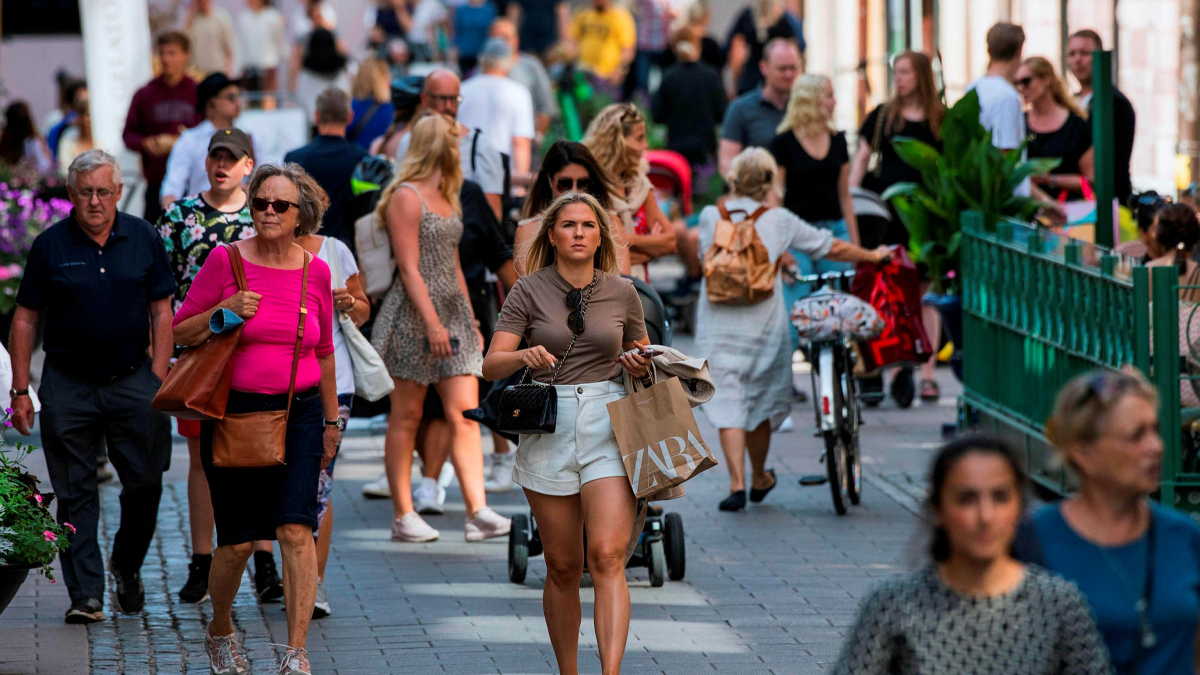
//> input picture images/face-detection/face-detect-2.jpg, 2400 x 1350 px (shown at 1/2 size)
$ ./main   (built with g++ and OpenCV 4)
//> lines starting //> are read from the running program, lines starting //| are printed output that depends on the picture; after the words box and inside, x2 and y2 are one past the last pixel; in counts of white or black regions, pixels touching at a corner belong together
//> further down, img_faces is the input picture: 1350 rows x 2400 cols, CV_8UC3; mean B, G, R 87, 85.4, 93
### inc/mouse.h
#pragma once
#ifndef MOUSE_H

#include "opencv2/highgui/highgui.hpp"
#include <opencv2/opencv.hpp>
#include <iostream>
#include <vector>

using namespace std;
using namespace cv;

vector<Point2f> pointsPlate;
vector<Point2f> destinationPlate;
vector<Point2f> pointsSnooker;
vector<Point2f> destinationSnooker;

// [25 lines left out: functions platePoints, snookerPoints, not called in this run]
#endif

### binary_vision.h
#pragma once
#ifndef BINARY_VISION_H

#include <opencv2/core.hpp>

#include "scaling.h"

using namespace std;
using namespace cv;

/* Binary Vision helper functions */

// Thresholding functions
void binary_regular_threshold_image(const Mat& org_img, Mat& binary_img, int threshold_value);

void binary_otsu_threshold_image(const Mat& org_img, Mat& binary_img, int threshold_value);

void binary_band_threshold_image(const Mat& org_img, Mat& binary_img, int low_threshold_value, int high_threshold_value);

void binary_adaptive_threshold_image(const Mat& org_img, Mat& binary_img, int block_size, double offset);

// Mathematical Morphology functions
void binary_dilate_default(const Mat& org_binary_img, Mat& dilated_img);

void binary_dilate_custom(const Mat& org_binary_img, Mat& dilated_img, int structuring_elem_h, int structuring_elem_w);

void binary_erode_default(const Mat& org_binary_img, Mat& eroded_img);

void binary_erode_custom(const Mat& org_binary_img, Mat& eroded_img, int structuring_elem_h, int structuring_elem_w);

void binary_open_custom(const Mat& org_binary_img, Mat& opened_img, int structuring_elem_h, int structuring_elem_w);

void binary_close_custom(const Mat& org_binary_img, Mat& closed_img, int structuring_elem_h, int structuring_elem_w);

// Draws contours on a copy of passed image with random colours
void extract_contours(const Mat& org_img, Mat& contoured_img, int threshold_value);

#endif

### histogram.h
#pragma once
#ifndef HISTOGRAM_H
#define HISTOGRAM_H

#include <opencv2/core.hpp>

using namespace std;
using namespace cv;


/* Histogram helper functions */
// Draw the passed gray scale histogram
Mat draw_gray_scale_histogram(const MatND& histogram, int hist_size = 256, int hist_w = 512, int hist_h = 400);

// Draw the passed bgr histograms
Mat draw_bgr_histogram(const Mat& b_hist, const Mat& g_hist, const Mat& r_hist, int hist_size, int hist_w = 512, int hist_h = 400);

// Smooth Histogram
void smooth_1D_histogram();

// Compute 1D gray scale histogram for a gray scaled passed image
void compute_1D_gray_scaled_histogram(const Mat& org_gray_scaled_img, MatND& histogram, int hist_size = 256, int hist_w = 512, int hist_h = 400);

// Compute 1D BGR histogram for a gray scaled passed image
void compute_1D_bgr_histogram(const Mat& org_img, Mat& b_hist, Mat& g_hist, Mat& r_hist, int hist_size = 256, int hist_w = 512, int hist_h = 400);

// Compare two histograms based on the passed metric
double compare_histograms(const MatND& histogram_1, const MatND& histogram_2, HistCompMethods comaprassion_metric = HISTCMP_CORREL);

#endif

### blur.h
#pragma once
#ifndef BLUR_H

#include <opencv2/core.hpp>

using namespace std;
using namespace cv;


/* Bluring functions */
// Returns a Gaussian Blured version of the image passed
void gaussian_blur_image(const Mat& org_img, Mat& gaussian_blured_img);

// Returns a Median Blured version of the image passed
void median_blur_image(const Mat& org_img, Mat& median_blured_img);

#endif

### scaling.h
#pragma once
#ifndef SCALING_H

using namespace std;
using namespace cv;

/* Color Scaling functions */
// Creates a Gray Scaled Version of the image passed
void gray_scale_image(const Mat& org_img, Mat& gray_scaled_img);

// Creates a Gray Scaled Version of the image passed
void manual_gray_scale_image(const Mat& org_img, Mat& gray_scaled_img);

// Creates a HSV Scaled Version of the image passed
void BGR_2_HSV(const Mat& org_img, Mat& hsv_img);

/* Color detection functions */
// Returns a Color Detected version of the image passed in color range [lower_bound, upper_bound]
void detect_color(const Mat& hsv_img, Mat& color_detected_img, vector<int>& lower_bound, vector<int>& upper_bound);
#endif

### inc/face_detection.h
#pragma once
#ifndef FACE_DETECTION_H

using namespace std;
using namespace cv;

// Detection of faces in an image or captured frame
// params:
// org_frame: the original image or captured frame
// face_detected_frame: COPY of org_img with detected faces
void face_detection(Mat& org_frame, Mat& face_detected_frame);

// Custom Face detection
// params:
// org_frame: pre-processed gray version of org image or captured frame
// face_detected_frame: COPY of org_img with detected faces
void face_detection_custom(Mat& processed_gray_img, Mat& face_detected_frame);

#endif

### inc/corner_detection.h
#pragma once
#ifndef CORNER_DETECTION_H

#include <iostream>
#include <opencv2/core.hpp>

using namespace std;
using namespace cv;

void harris_corner_detector(Mat& gray, Mat& corner_output_norm, const int neighborhood_size = 3, const int aperture_parameter = 3, const float free_harris_parameter = 0.04);

void draw_harris_corners(Mat& corner_detected_image, const Mat& corner_output_norm, const float radius_size = 4, const Scalar& color = Scalar(0, 0, 255), const int thickness = 2, const int line_type = 8);

void shiTomasi_corner_detector(Mat& gray, vector<Point2f>& corners, const int number_of_corners = 100, const float minimal_quality_of_corners = 0.01, const int minimum_euclidean_distance = 10,
	const int size_of_average_block = 3, const float free_harris_parameter = 0.04);

void draw_shiTomasi_corners(Mat& corner_detected_image, const vector<Point2f>& corners, const float radius_size = 4, const Scalar& color = Scalar(0, 0, 255), const int thickness = 2, const int line_type = 8);

#endif

### inc/edge_detection.h
#pragma once
#ifndef EDGE_DETECTION_H

using namespace std;
using namespace cv;

void laplacian_edge_detection(Mat& gray_img, Mat& edge_detected_img, int kernel_size, int ddepth);

void canny_edge_detection(Mat& gray_img, Mat& edge_detected_img, int lower_threshold, int higher_threshold);

#endif

### inc/transformation.h
#pragma once
#ifndef TRANSFORMATION_H

using namespace std;
using namespace cv;


//// Affine Transforamtion of number plate
//// Transform the image between source points to destination points
//// Number of points needed: 3
////vector<Point2f> sourcePlate, destinationPlate;
////sourcePlate = { Point2f(400,250), Point2f(400,320), Point2f(200,330) };
////destinationPlate = { Point2f(770,350), Point2f(770,450), Point2f(250,370) };
void affline_transform(Mat& org_image, Mat& transformed_image);

//// Perspective Transformation of snooker table
//// Transform the image between source points to destination points
// //// Number of points needed: 4
////vector<Point2f> sourceSnooker, destinationSnooker;
////sourceSnooker = { Point2f(338,645), Point2f(671,650), Point2f(922,916), Point2f(101,919) };
////destinationSnooker = { Point2f(278,223), Point2f(785,220), Point2f(830,905), Point2f(205,907) };
void prespective_transform(Mat& org_image, Mat& transformed_image);

//// Hough transform lines
/// Find potential straight lines
/// params:
///	org_img => colored original img
/// line_detected_img => a COPY of org_img that the lines will be drawn on
void hough_transform_lines(Mat& org_img, Mat& line_detected_img);

//// Hough transform lines probabilistic
/// Find the potential straight lines with a relative probability
/// params:
///	org_img => colored original img
/// line_detected_img => a COPY of org_img that the lines will be drawn on
void hough_transform_lines_prob(Mat& org_img, Mat& line_detected_img);

//// Hough transform circles
/// Find potential circles
/// params:
///	org_img => colored original img
/// line_detected_img => a COPY of org_img that the lines will be drawn on
void hough_transform_circles(Mat& org_img, Mat& circle_detected_img);

#endif

### inc/binary_vision.h
#pragma once
#ifndef BINARY_VISION_H

using namespace std;
using namespace cv;

/* Binary Vision helper functions */

// Thresholding functions
void binary_regular_threshold_image(const Mat& org_img, Mat& binary_img, int threshold_value);

void binary_otsu_threshold_image(const Mat& org_img, Mat& binary_img, int threshold_value);

void binary_band_threshold_image(const Mat& org_img, Mat& binary_img, int low_threshold_value, int high_threshold_value);

void binary_adaptive_threshold_image(const Mat& org_img, Mat& binary_img, int block_size, double offset);

// Mathematical Morphology functions
void binary_dilate_default(const Mat& org_binary_img, Mat& dilated_img);

void binary_dilate_custom(const Mat& org_binary_img, Mat& dilated_img, int structuring_elem_h, int structuring_elem_w);

void binary_erode_default(const Mat& org_binary_img, Mat& eroded_img);

void binary_erode_custom(const Mat& org_binary_img, Mat& eroded_img, int structuring_elem_h, int structuring_elem_w);

void binary_open_custom(const Mat& org_binary_img, Mat& opened_img, int structuring_elem_h, int structuring_elem_w);

void binary_close_custom(const Mat& org_binary_img, Mat& closed_img, int structuring_elem_h, int structuring_elem_w);

// Draws contours on a copy of passed image with random colours
void extract_contours(const Mat& org_img, Mat& contoured_img, int threshold_value);

#endif

### inc/histogram.h
#pragma once
#ifndef HISTOGRAM_H
#define HISTOGRAM_H

#include <opencv2/core.hpp>

using namespace std;
using namespace cv;


/* Histogram helper functions */
// Draw the passed gray scale histogram
Mat draw_gray_scale_histogram(const MatND& histogram, int hist_size = 256, int hist_w = 512, int hist_h = 400);

// Draw the passed bgr histograms
Mat draw_bgr_histogram(const Mat& b_hist, const Mat& g_hist, const Mat& r_hist, int hist_size, int hist_w = 512, int hist_h = 400);

// Smooth Histogram
void smooth_1D_histogram();

// Compute 1D gray scale histogram for a gray scaled passed image
void compute_1D_gray_scaled_histogram(const Mat& org_gray_scaled_img, MatND& histogram, int hist_size = 256, int hist_w = 512, int hist_h = 400);

// Compute 1D BGR histogram for a gray scaled passed image
void compute_1D_bgr_histogram(const Mat& org_img, Mat& b_hist, Mat& g_hist, Mat& r_hist, int hist_size = 256, int hist_w = 512, int hist_h = 400);

// Compare two histograms based on the passed metric
double compare_histograms(const MatND& histogram_1, const MatND& histogram_2, HistCompMethods comaprassion_metric = HISTCMP_CORREL);

#endif

### inc/blur.h
#pragma once
#ifndef BLUR_H

using namespace std;
using namespace cv;


/* Bluring functions */
// Returns a Gaussian Blured version of the image passed
void gaussian_blur_image(const Mat& org_img, Mat& gaussian_blured_img);

// Returns a Median Blured version of the image passed
void median_blur_image(const Mat& org_img, Mat& median_blured_img);

#endif

### inc/scaling.h
#pragma once
#ifndef SCALING_H

using namespace std;
using namespace cv;

/* Color Scaling functions */
// Creates a Gray Scaled Version of the image passed
void gray_scale_image(const Mat& org_img, Mat& gray_scaled_img);

// Creates a Gray Scaled Version of the image passed
void manual_gray_scale_image(const Mat& org_img, Mat& gray_scaled_img);

// Creates a HSV Scaled Version of the image passed
void BGR_2_HSV(const Mat& org_img, Mat& hsv_img);

/* Color detection functions */
// Returns a Color Detected version of the image passed in color range [lower_bound, upper_bound]
void detect_color(const Mat& hsv_img, Mat& color_detected_img, vector<int>& lower_bound, vector<int>& upper_bound);
#endif

### inc/color_bounds.h
#pragma once
#ifndef COLOR_BOUNDS_H

#include <vector>
using namespace std;

vector<int> BLACK_LOWER_BOUND{ 0, 0, 0 };
vector<int> BLACK_UPPER_BOUND{ 180, 255, 30 };

vector<int> WHITE_LOWER_BOUND{ 0, 0, 231 };
vector<int> WHITE_UPPER_BOUND{ 180, 18, 255 };

vector<int> RED1_LOWER_BOUND{ 159, 50, 70 };
vector<int> RED1_UPPER_BOUND{ 180, 255, 255 };

vector<int> RED2_LOWER_BOUND{ 0, 50, 70 };
vector<int> RED2_UPPER_BOUND{ 9, 255, 255 };

vector<int> GREEN_LOWER_BOUND{ 36, 50, 70 };
vector<int> GREEN_UPPER_BOUND{ 89, 255, 255 };

vector<int> BLUE_LOWER_BOUND{ 90, 50, 70 };
vector<int> BLUE_UPPER_BOUND{ 128, 255, 255 };

vector<int> YELLOW_LOWER_BOUND{ 25, 50, 70 };
vector<int> YELLOW_UPPER_BOUND{ 35, 255, 255 };

vector<int> PURPLE_LOWER_BOUND{ 129, 50, 70 };
vector<int> PURPLE_UPPER_BOUND{ 158, 255, 255 };

vector<int> ORANGE_LOWER_BOUND{ 10, 50, 70 };
vector<int> ORANGE_UPPER_BOUND{ 24, 255, 255 };

vector<int> GRAY_LOWER_BOUND{ 0, 0, 40 };
vector<int> GRAY_UPPER_BOUND{ 180, 18, 230 };

#endif

### src/face_detection.cpp
#include <iostream>
#include <vector>
#include <opencv2/core.hpp>
#include <opencv2/objdetect.hpp>
#include <opencv2/imgproc.hpp>

#include "../inc/face_detection.h"

using namespace std;
using namespace cv;

// Default Face detection
void face_detection(Mat& org_frame, Mat& face_detected_frame)
{
	Mat frame_gray;
	CascadeClassifier face_cascade;

	//string faceClassifier = "C:/Users/kemik/OneDrive/Skrivebord/haarcascade_frontalface_default.xml";
	string faceClassifier = "C:/C++-Projs/opencvtest/src/haarcascade_frontalface_alt2.xml";

	if (!face_cascade.load(faceClassifier))
	{
		cout << "Could not load the classifier";
		exit(1);
	};

	cvtColor(org_frame, frame_gray, COLOR_BGR2GRAY);
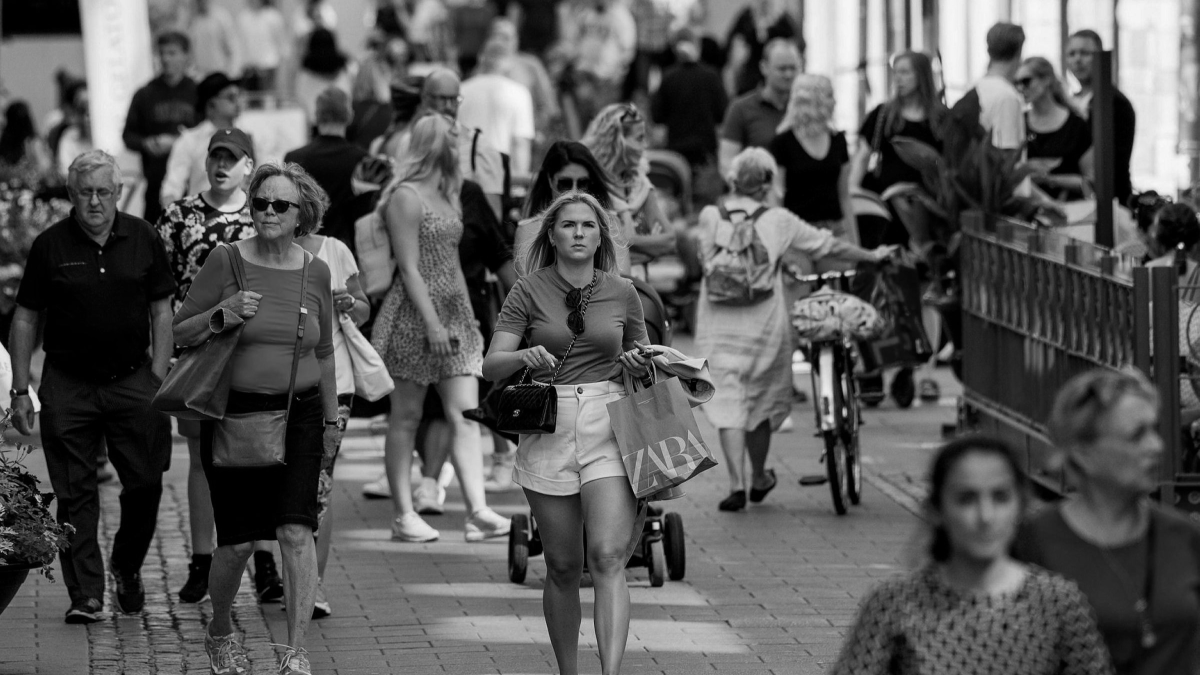
//> frame_gray: 1350 rows x 2400 cols, CV_8UC1 (shown at 1/2 size); min 0, max 249, mean 87.9

	// Detect faces
	std::vector<Rect> faces;
	face_cascade.detectMultiScale(frame_gray, faces);
//> faces = 12 Rects (x, y, width, height), first 8: [478, 1146, 25, 25], [1212, 446, 48, 48], [1838, 610, 50, 50], [198, 987, 45, 45], [274, 1118, 58, 58], [2121, 78, 74, 74], [1542, 114, 63, 63], [1109, 412, 99, 99]

	for (size_t i = 0; i < faces.size(); i++)
	{
		Point center(faces[i].x + faces[i].width / 2, faces[i].y + faces[i].height / 2);
		ellipse(face_detected_frame, center, Size(faces[i].width / 2, faces[i].height / 2), 0, 0, 360, Scalar(0, 0, 255), 6);
		Mat faceROI = frame_gray(faces[i]);
	}
//> this loop made 12 passes
//> center on passes 1 to 12: Point(490, 1158), Point(1236, 470), Point(1863, 635), Point(220, 1009), Point(303, 1147), Point(2158, 115), Point(1573, 145), Point(1158, 461), Point(189, 396), Point(544, 421), Point(1146, 382), Point(1968, 1017)
//> pass 1, in face_detection, `Mat faceROI = frame_gray(faces[i]);`:
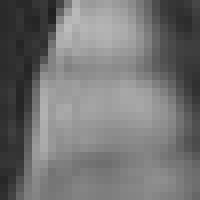
//> faceROI: 25 rows x 25 cols, CV_8UC1 (shown 8 times larger); min 32, max 188, mean 115.7
//> pass 2, in face_detection, `Mat faceROI = frame_gray(faces[i]);`:
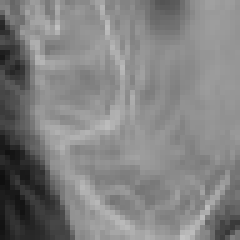
//> faceROI: 48 rows x 48 cols, CV_8UC1 (shown 5 times larger); min 15, max 194, mean 129.6
//> pass 3, in face_detection, `Mat faceROI = frame_gray(faces[i]);`:
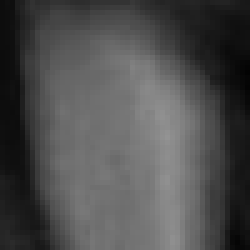
//> faceROI: 50 rows x 50 cols, CV_8UC1 (shown 5 times larger); min 3, max 147, mean 77.5
//> after the loop:
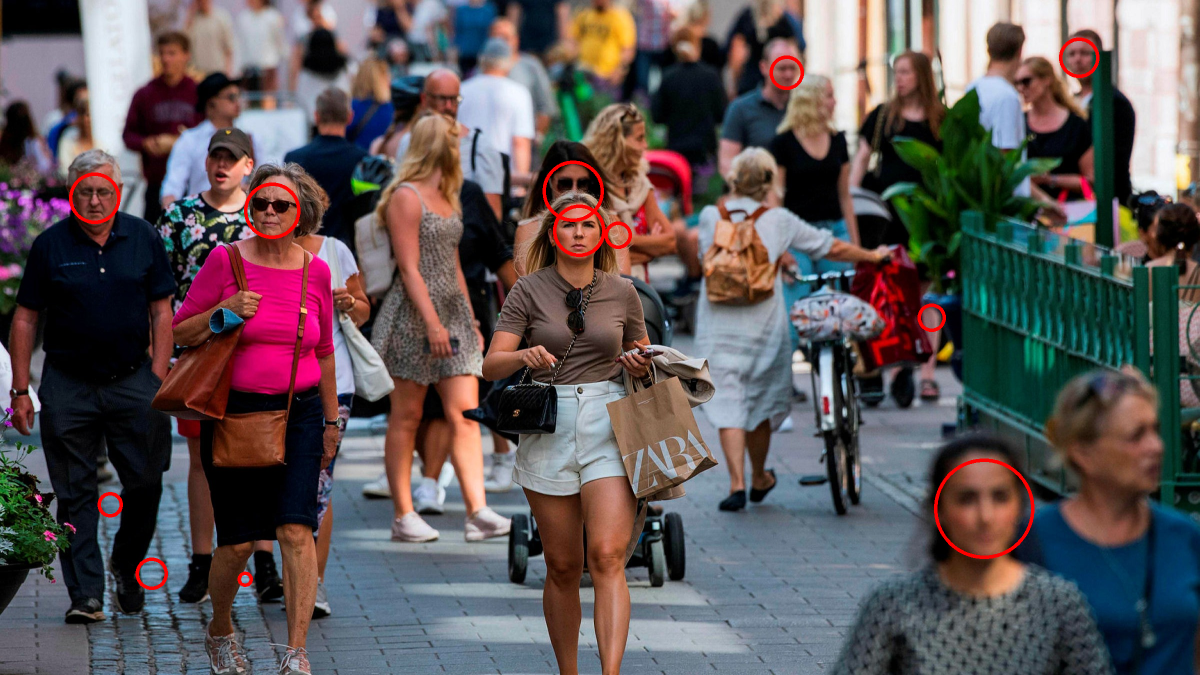
//> face_detected_frame: 1350 rows x 2400 cols, CV_8UC3 (shown at 1/2 size); 0.65% of pixels changed, all inside (x1, y1, x2, y2) = (138, 75, 2199, 1180)
}

// Custom Face detection
// [24 lines left out: function face_detection_custom, not called in this run]

### src/main.cpp
#include <iostream>
#include <vector>
#include <opencv2/core.hpp>
#include <opencv2/highgui.hpp>
#include <opencv2/objdetect.hpp>
#include <opencv2/videoio.hpp>
#include "opencv2/highgui/highgui.hpp"
#include <opencv2/imgcodecs.hpp>
#include <opencv2/imgproc.hpp>

#include "../inc/color_bounds.h"
#include "../inc/scaling.h"
#include "../inc/blur.h"
#include "../inc/histogram.h"
#include "../inc/binary_vision.h"
#include "../inc/transformation.h"
#include "../inc/edge_detection.h"
#include "../inc/corner_detection.h"
#include "../inc/face_detection.h"


using namespace std;
using namespace cv;


int main()
{
	// Get the image path
	string image_path_1 = "C:/C++-Projs/opencvtest/images/face-detection/face-detect-2.jpg";

	// read the image
	Mat img_faces = imread(image_path_1, IMREAD_COLOR);
	Mat face_detected_img;

	img_faces.copyTo(face_detected_img);

	face_detection(img_faces, face_detected_img);


	imshow("Original face Image", img_faces);
	imshow("detected face Image", face_detected_img);
	waitKey(0);

	return 0;
}
